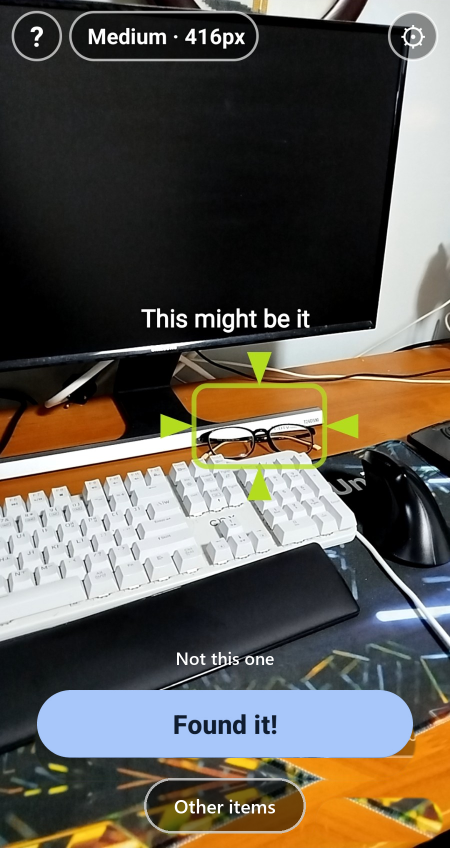
#> input picture docs/release/screenshot-2-search.png, 900 x 1696 px (shown at 1/2 size)
$ python render_store_marketing.py
#> lines starting #> are read from the running program, lines starting #| are printed output that depends on the picture; after the words box and inside, x2 and y2 are one past the last pixel; in counts of white or black regions, pixels touching at a corner belong together
"""스토어용 광고형 스크린샷 두 장 (1080x1920).

위에 짧은 문구, 아래에 비스듬한 폰 목업. 두 장을 나란히 놓으면 배경의 빛과 색종이가
이어져 한 장처럼 보이게, 2160x1920 한 판에 그린 뒤 반으로 자른다.
폰 화면은 render_store_screenshots.py 가 만든 두 장을 쓴다.

    uv run python scripts/render_store_marketing.py
"""
from __future__ import annotations

import math
import random
from pathlib import Path

from PIL import Image, ImageDraw, ImageFilter, ImageFont

REL = Path(__file__).resolve().parents[2] / "docs" / "release"
W, H = 1080, 1920
SS = 2                                   # 2배로 그린 뒤 줄인다

BG_TOP = (24, 26, 33)
BG_BOTTOM = (11, 12, 16)
ACCENT = (168, 199, 250)
WHITE = (255, 255, 255)
FONT_B = r"C:\Windows\Fonts\segoeuib.ttf"

TILES = [
    # (화면, 문구 1줄, 문구 2줄(강조색), 폰 기울기, 폰 가운데 x)
    ("screenshot-2-search.png", "Can’t see your glasses?", "Your phone can.", -7.0, 520),
    ("screenshot-1-found.png", "Found them.", "Have some fireworks.", 7.0, 560),
]

random.seed(11)


SCREEN_H = 1696
# 찾았어요 화면(900x1760)은 사진 위 검은 빈 부분(331~517 줄, 아무것도 없음)에서
# 64줄을 잘라내 찾는 화면(900x1696)과 길이를 맞춘다. 늘이거나 채워 넣지 않는다.
CUT_FROM = 400


def screen(name: str) -> Image.Image:
    """두 화면의 길이를 900x1696 으로 맞춘다."""
    im = Image.open(REL / name).convert("RGB")
    if im.height > SCREEN_H:
        extra = im.height - SCREEN_H
        out = Image.new("RGB", (im.width, SCREEN_H))
        out.paste(im.crop((0, 0, im.width, CUT_FROM)), (0, 0))
        out.paste(im.crop((0, CUT_FROM + extra, im.width, im.height)), (0, CUT_FROM))
        im = out
    return im


def phone(scr: Image.Image, height: int) -> Image.Image:
    """폰 목업 한 대 (RGBA). 검은 몸체 + 얇은 테 + 가운데 카메라 구멍."""
    bezel = int(height * 0.018)
    sh = height - 2 * bezel
    sw = int(sh * scr.width / scr.height)
    w = sw + 2 * bezel
    r_body = int(w * 0.13)
    r_scr = r_body - bezel

    body = Image.new("RGBA", (w, height), (0, 0, 0, 0))
    d = ImageDraw.Draw(body)
    d.rounded_rectangle([0, 0, w - 1, height - 1], radius=r_body, fill=(18, 18, 20, 255))
    d.rounded_rectangle([2, 2, w - 3, height - 3], radius=r_body - 2, outline=(70, 72, 80, 255), width=3)

    s = scr.resize((sw, sh), Image.LANCZOS)
    m = Image.new("L", (sw, sh), 0)
    ImageDraw.Draw(m).rounded_rectangle([0, 0, sw - 1, sh - 1], radius=r_scr, fill=255)
    body.paste(s, (bezel, bezel), m)

    cam = int(w * 0.028)
    cx = w // 2
    cy = bezel + int(sh * 0.018)
    d.ellipse([cx - cam, cy - cam, cx + cam, cy + cam], fill=(8, 8, 10, 255))
    return body


def place(canvas: Image.Image, ph: Image.Image, cx: int, cy: int, angle: float):
    rot = ph.rotate(angle, resample=Image.BICUBIC, expand=True)
    # 그림자 — 아래로 조금 내려 흐리게. 흐림이 잘려 네모 자국이 남지 않게 여백을 두고 흐린다.
    pad = 160 * SS
    shadow = Image.new("RGBA", (rot.width + 2 * pad, rot.height + 2 * pad), (0, 0, 0, 0))
    a = Image.new("L", shadow.size, 0)
    a.paste(rot.split()[3].point(lambda v: int(v * 0.55)), (pad, pad))
    shadow.putalpha(a.filter(ImageFilter.GaussianBlur(40 * SS)))
    x = cx - rot.width // 2
    y = cy - rot.height // 2
    # 캔버스 밖으로 나가는 부분은 잘라서 붙인다 (alpha_composite 는 음수 좌표를 못 받는다)
    for layer, (lx, ly) in ((shadow, (x - pad + 10 * SS, y - pad + 40 * SS)), (rot, (x, y))):
        l0, t0 = max(0, -lx), max(0, -ly)
        canvas.alpha_composite(layer.crop((l0, t0, layer.width, layer.height)), (lx + l0, ly + t0))


def star(d, cx, cy, r, points, inner, fill):
    pts = []
    for i in range(points * 2):
        a = math.pi * i / points - math.pi / 2
        rr = r if i % 2 == 0 else r * inner
        pts.append((cx + math.cos(a) * rr, cy + math.sin(a) * rr))
    d.polygon(pts, fill=fill)


def main() -> None:
    PW, PH = W * 2 * SS, H * SS
    canvas = Image.new("RGBA", (PW, PH))
#> canvas: PIL image 4320x3840 RGBA; every value is 0

    # 배경 — 위에서 아래로 살짝 어두워진다
    grad = Image.new("RGB", (1, PH))
    for y in range(PH):
        t = y / (PH - 1)
        grad.putpixel((0, y), tuple(int(BG_TOP[i] + (BG_BOTTOM[i] - BG_TOP[i]) * t) for i in range(3)))
    canvas.paste(grad.resize((PW, PH)), (0, 0))

    # 이음새를 가로지르는 은은한 빛 두 개 — 두 장이 한 판처럼 이어진다
    glow = Image.new("RGBA", (PW, PH), (0, 0, 0, 0))
    gd = ImageDraw.Draw(glow)
    for (cx, cy, r, col, a) in ((W * SS, 1150 * SS, 820 * SS, ACCENT, 60),
                                (int(W * 1.55 * SS), 700 * SS, 520 * SS, (255, 190, 215), 34),
                                (int(W * 0.35 * SS), 1500 * SS, 560 * SS, ACCENT, 30)):
        gd.ellipse([cx - r, cy - r, cx + r, cy + r], fill=col + (a,))
    canvas.alpha_composite(glow.filter(ImageFilter.GaussianBlur(160 * SS)))

    # 색종이·별 — 이음새 근처와 두 번째 장 위쪽에 흩뿌린다
    fx = Image.new("RGBA", (PW, PH), (0, 0, 0, 0))
    d = ImageDraw.Draw(fx)
    colors = [(255, 214, 0), (255, 138, 0), (255, 45, 85), ACCENT, (140, 230, 140), (200, 140, 255)]
    gold = [(255, 236, 140), (255, 214, 0), (255, 255, 255)]
    for _ in range(46):
        # 이음새(x=1080) 주변에 몰리게
        x = random.gauss(W * 1.0, 170) * SS
        y = random.uniform(420, 1850) * SS
        if random.random() < 0.3:
            star(d, x, y, random.uniform(8, 16) * SS, 5 if random.random() < 0.5 else 4,
                 0.45 if random.random() < 0.5 else 0.22, random.choice(gold) + (230,))
            continue
        w, h = random.uniform(14, 26) * SS, random.uniform(8, 14) * SS
        piece = Image.new("RGBA", (int(60 * SS), int(60 * SS)), (0, 0, 0, 0))
        c = 30 * SS
        ImageDraw.Draw(piece).rectangle([c - w / 2, c - h / 2, c + w / 2, c + h / 2],
                                        fill=random.choice(colors) + (220,))
        piece = piece.rotate(random.uniform(0, 180), resample=Image.BICUBIC)
        fx.alpha_composite(piece, (int(x - c), int(y - c)))
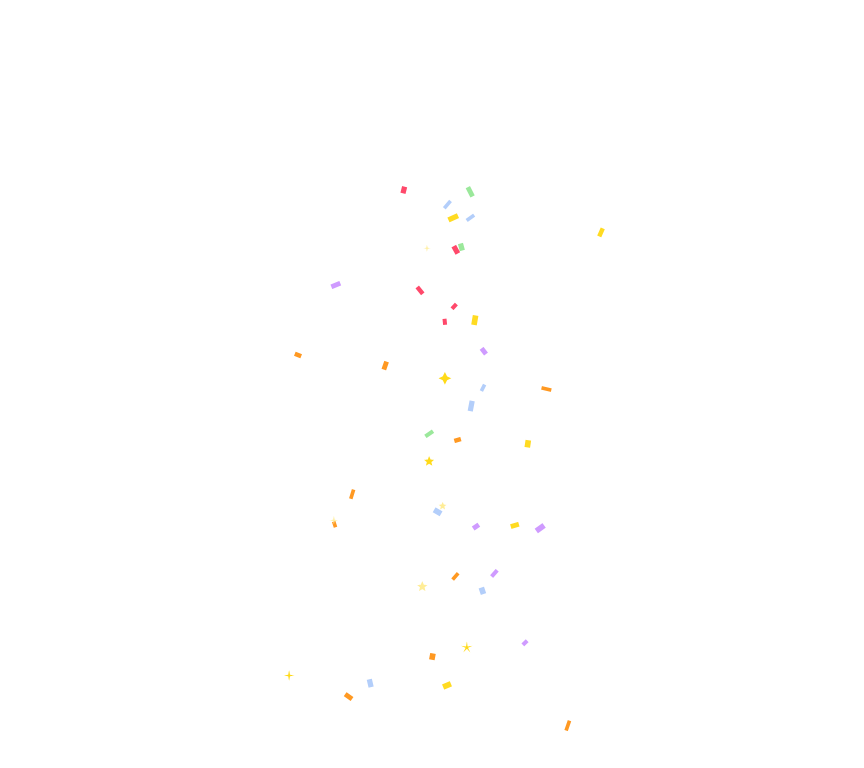
#> fx: PIL image 4320x3840 RGBA (shown at 1/5 size); mean R, G, B, A 0.6, 0.4, 0.3, 0.6; transparent parts drawn white
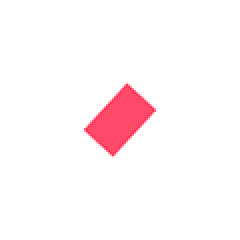
#> piece: PIL image 120x120 RGBA (shown 2 times larger); mean R, G, B, A 12.3, 2.1, 4, 9.9; transparent parts drawn white
    canvas.alpha_composite(fx)

    # 폰
    ph_h = int(1290 * SS)
    for i, (name, _, _, ang, cx) in enumerate(TILES):
        place(canvas, phone(screen(name), ph_h), (i * W + cx) * SS, 1180 * SS, ang)
#> in screen, im is the input picture: PIL image 900x1696 RGB; mean R, G, B 95.9, 90.2, 81.6
#> in phone, `bezel = int(height * 0.018)`: bezel = 46
#> in phone, `sh = height - 2 * bezel`: sh = 2488
#> in phone, `sw = int(sh * scr.width / scr.height)`: sw = 1320
#> in phone, `w = sw + 2 * bezel`: w = 1412
#> in phone, `r_body = int(w * 0.13)`: r_body = 183
#> in phone, `r_scr = r_body - bezel`: r_scr = 137
#> in phone, `body = Image.new("RGBA", (w, height), (0, 0, 0, 0))`: body: PIL image 1412x2580 RGBA; every value is 0
#> in phone, `m = Image.new("L", (sw, sh), 0)`: m: PIL image 1320x2488 L; every value is 0
#> in phone, `ImageDraw.Draw(m).rounded_rectangle([0, 0, sw - 1, sh - 1], radius=r_s..`:
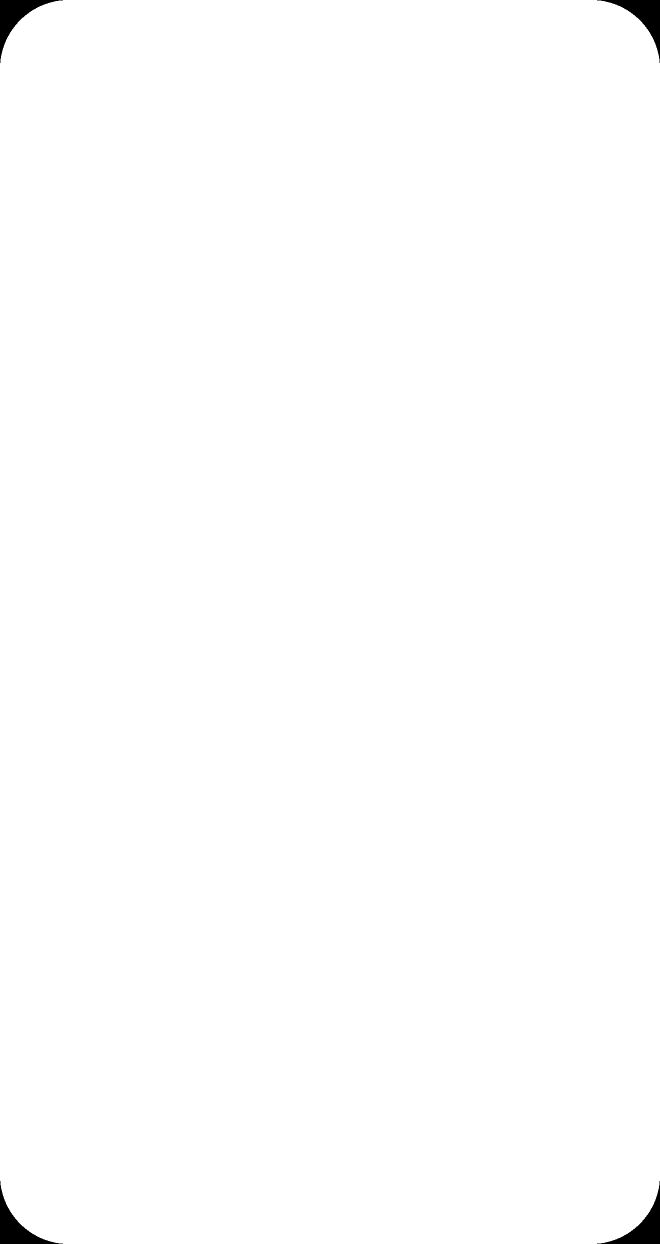
#> m: PIL image 1320x2488 L (shown at 1/2 size); 99.5% white; 4 black regions, box (x1, y1, x2, y2) and area: (0, 0, 126, 126) 4064, (1194, 0, 1320, 126) 4064, (0, 2362, 126, 2488) 4064, (1194, 2362, 1320, 2488) 4064
#> in phone, `body.paste(s, (bezel, bezel), m)`:
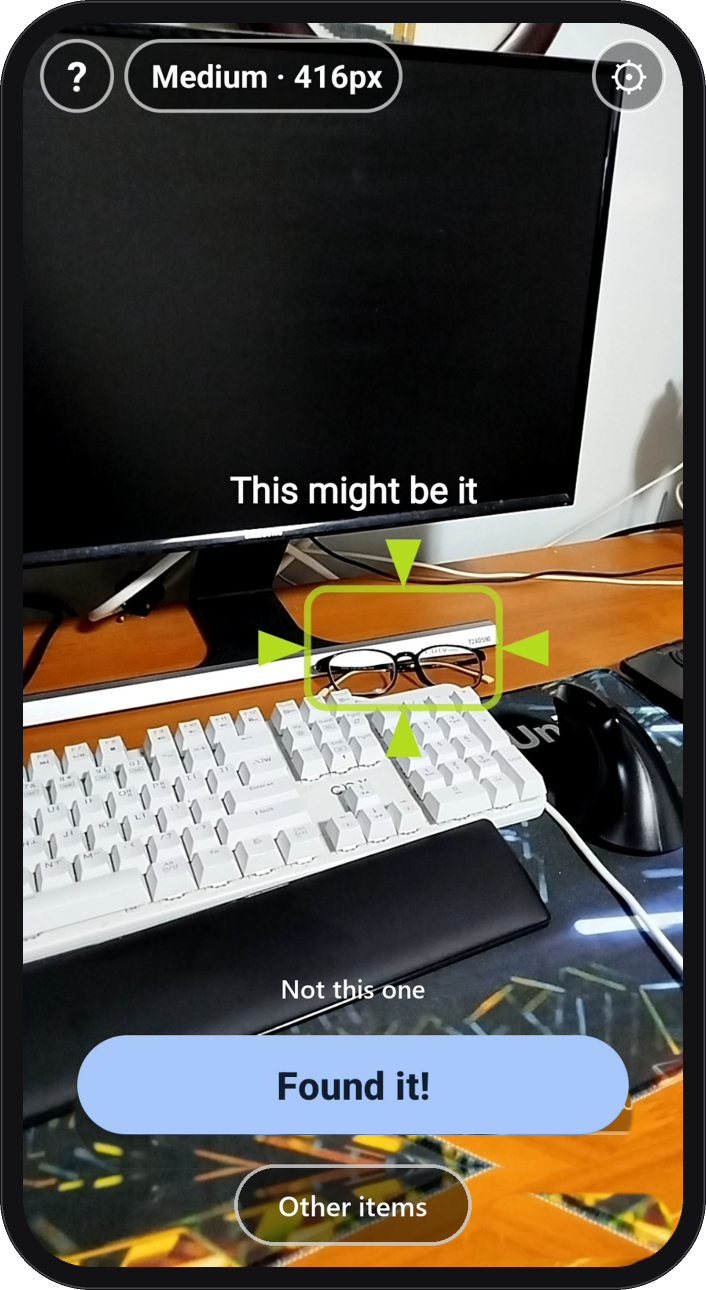
#> body: PIL image 1412x2580 RGBA (shown at 1/2 size); mean R, G, B, A 88, 82.9, 75.5, 253; transparent parts drawn white
#> in phone, `cam = int(w * 0.028)`: cam = 39
#> in phone, `cx = w // 2`: cx = 706
#> in phone, `cy = bezel + int(sh * 0.018)`: cy = 90
#> in place, `shadow = Image.new("RGBA", (rot.width + 2 * pad, rot.height + 2 * pad)..`: shadow: PIL image 2356x3374 RGBA; every value is 0
#> in place, `a = Image.new("L", shadow.size, 0)`: a: PIL image 2356x3374 L; every value is 0
#> in place, `shadow.putalpha(a.filter(ImageFilter.GaussianBlur(40 * SS)))`:
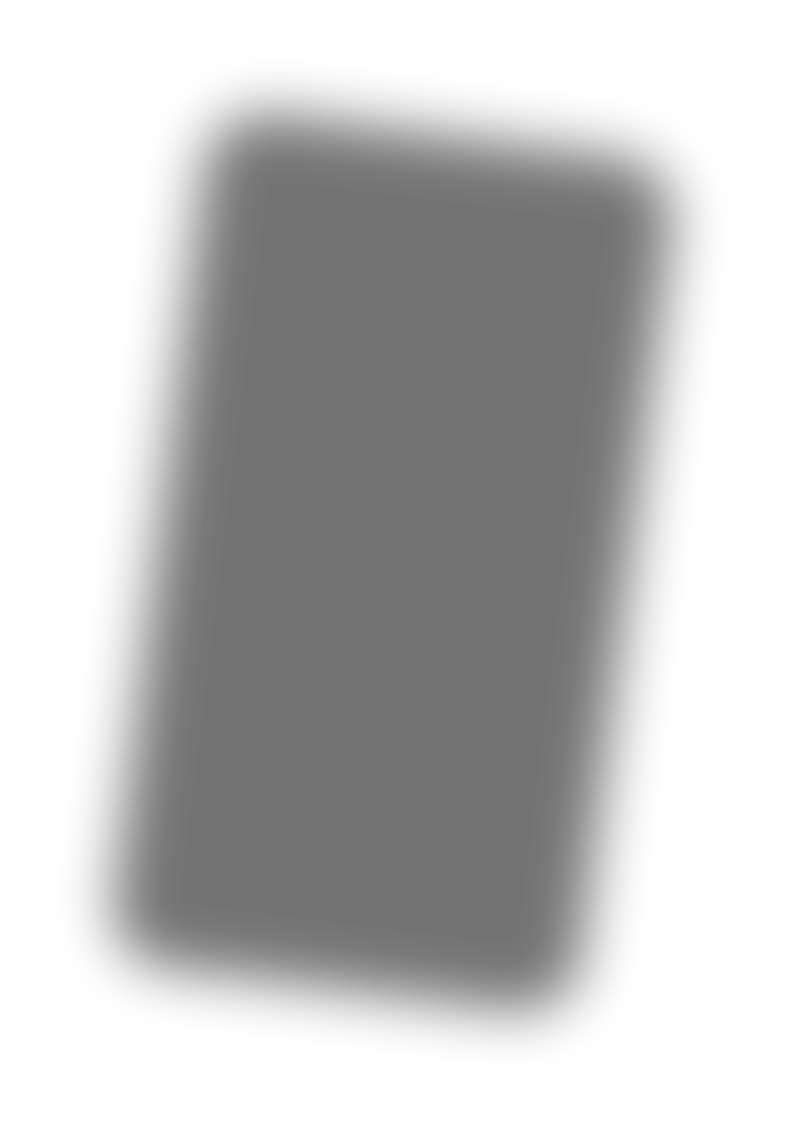
#> shadow: PIL image 2356x3374 RGBA (shown at 1/3 size); mean R, G, B, A 0, 0, 0, 63.6; transparent parts drawn white
#> the loop in place, `for layer, (lx, ly) in ((shadow, (x - pad + 10 * SS, y - pad + 40 * SS..` made 2 passes
#> (lx, ly, l0, t0) on passes 1 to 2: (-118, 753, 118, 0), (182, 993, 0, 0)
#> after the loop in place, `for layer, (lx, ly) in ((shadow, (x - pad + 10 * SS, y - pad + 40 * SS..`:
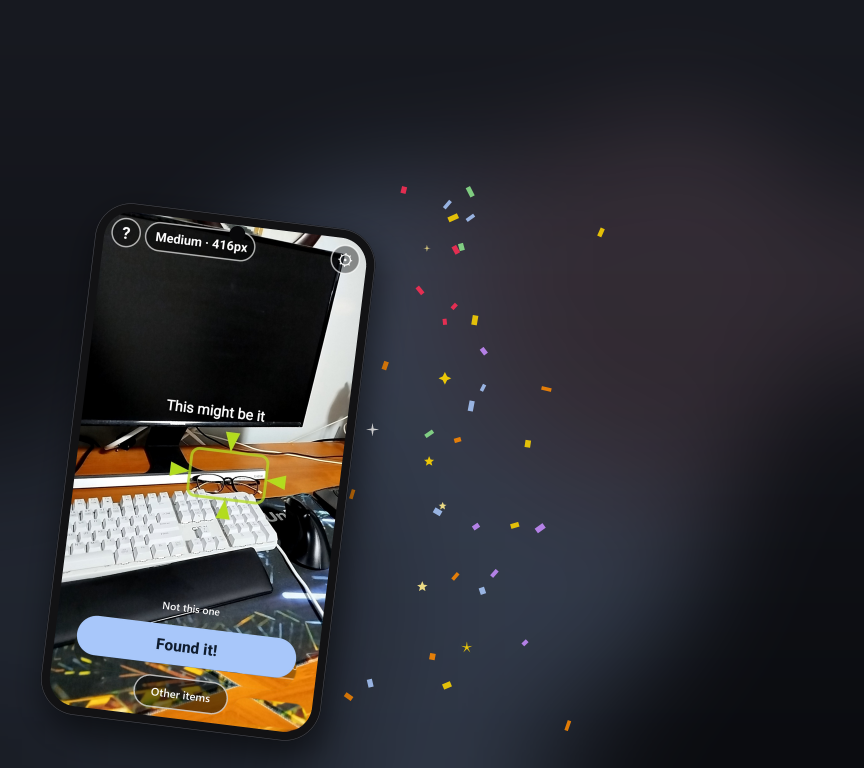
#> canvas: PIL image 4320x3840 RGBA (shown at 1/5 size); mean R, G, B, A 46, 45.7, 50.8, 255
#> pass 2 of the loop in main, `for i, (name, _, _, ang, cx) in enumerate(TILES):`:
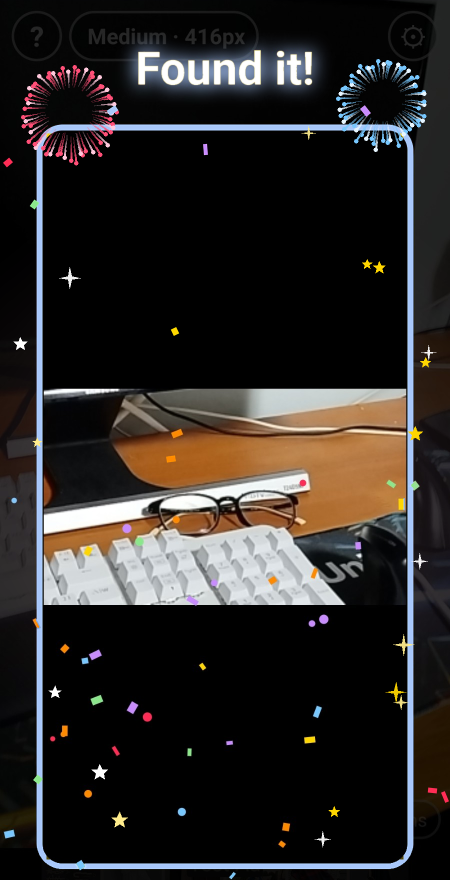
#> input picture docs/release/screenshot-1-found.png, 900 x 1760 px (shown at 1/2 size)
#> in screen, im is the input picture: PIL image 900x1760 RGB; mean R, G, B 43.4, 39.7, 37.8
#> in place (call 2), `shadow.putalpha(a.filter(ImageFilter.GaussianBlur(40 * SS)))`:
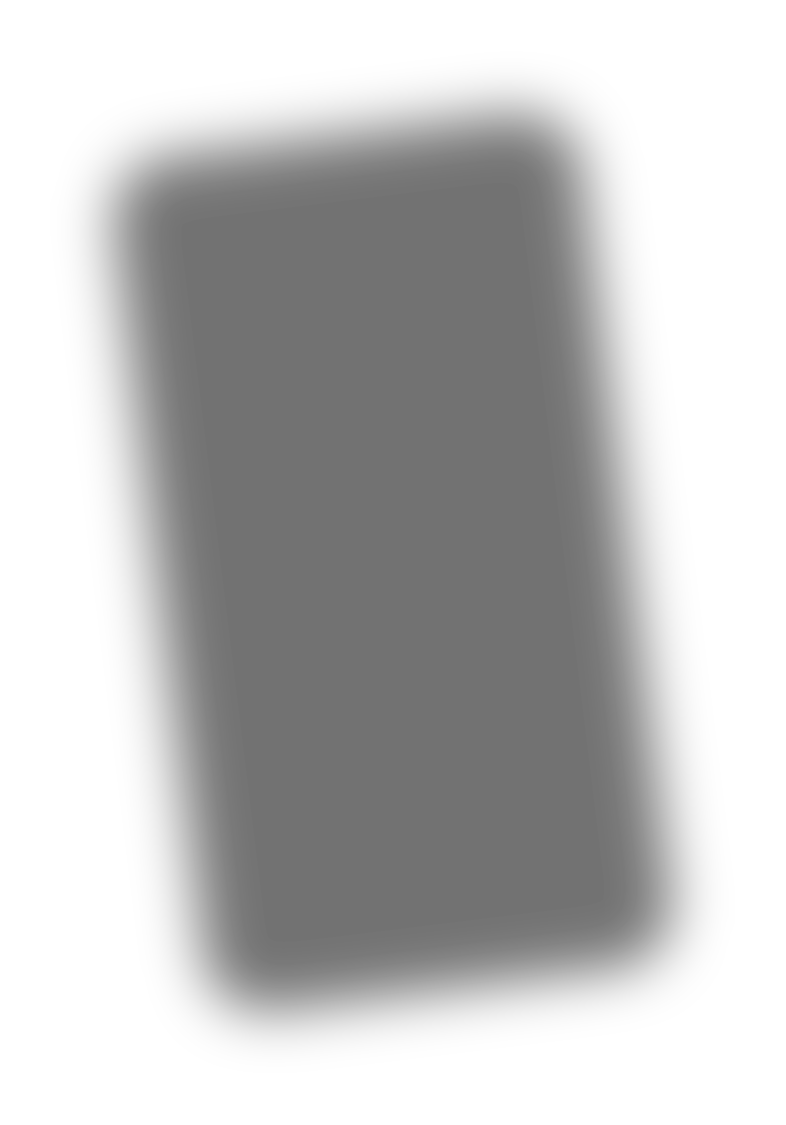
#> shadow: PIL image 2356x3374 RGBA (shown at 1/3 size); mean R, G, B, A 0, 0, 0, 63.6; transparent parts drawn white
#> the loop in place (call 2), `for layer, (lx, ly) in ((shadow, (x - pad + 10 * SS, y - pad + 40 * SS..` made 2 passes
#> (lx, ly, l0, t0) on passes 1 to 2: (2122, 753, 0, 0), (2422, 993, 0, 0)
#> after the loop in place (call 2), `for layer, (lx, ly) in ((shadow, (x - pad + 10 * SS, y - pad + 40 * SS..`:
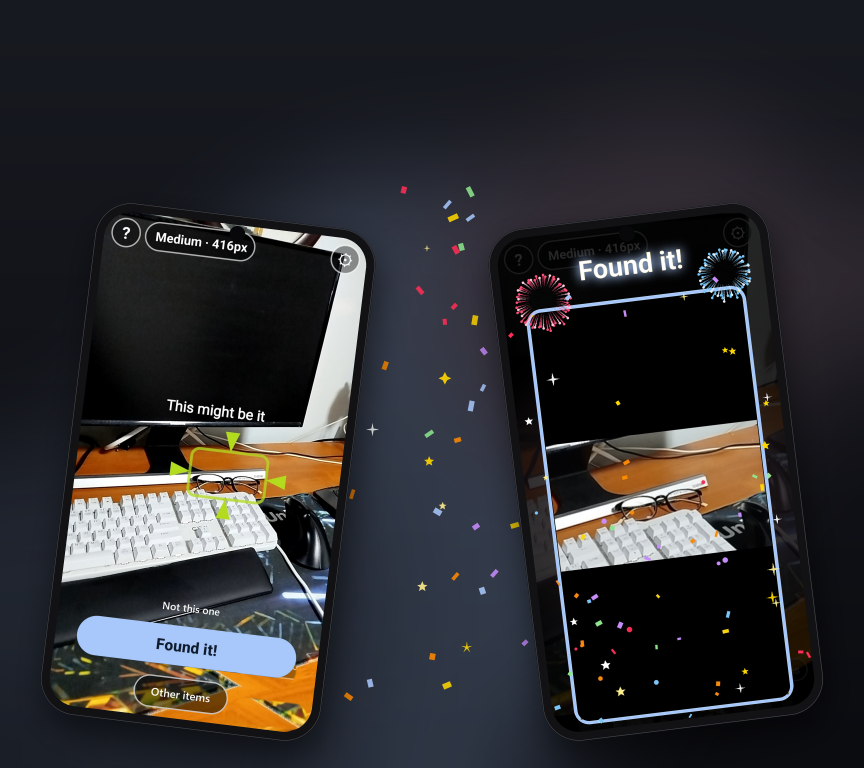
#> canvas: PIL image 4320x3840 RGBA (shown at 1/5 size); mean R, G, B, A 46.3, 45.5, 48.2, 255


    # 문구 — 장마다 위쪽 가운데
    d = ImageDraw.Draw(canvas)
    f = ImageFont.truetype(FONT_B, 76 * SS)
    for i, (_, l1, l2, _, _) in enumerate(TILES):
        cx = (i * W + W // 2) * SS
        d.text((cx, 170 * SS), l1, font=f, fill=WHITE, anchor="mm")
        d.text((cx, 265 * SS), l2, font=f, fill=ACCENT, anchor="mm")

    full = canvas.convert("RGB").resize((W * 2, H), Image.LANCZOS)
    full.save(REL / "store-spread.png")
    for i in range(2):
        p = REL / f"store-{i + 1}.png"
        full.crop((i * W, 0, (i + 1) * W, H)).save(p)
        print(p)
#> this loop made 2 passes
#> pass 2, in main, `full.crop((i * W, 0, (i + 1) * W, H)).save(p)`:
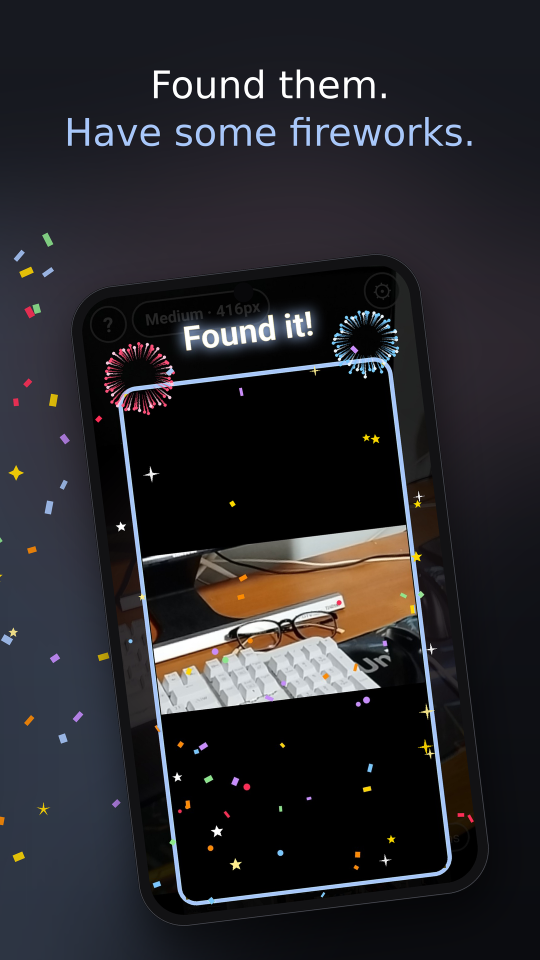
#> saved as store-2.png: PIL image 1080x1920 RGB (shown at 1/2 size); mean R, G, B 39.2, 38.2, 42.2


if __name__ == "__main__":
    main()
